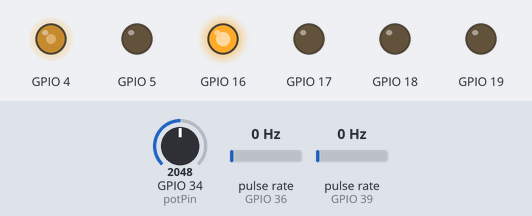
The sketch below on a simulated ESP32. Shown: output pins drawn as LEDs (lit = HIGH). Wiring (inferred from the names in the program): 2 × pulse sensor: data GPIO 36 / data GPIO 39. The test bench sets the inputs (shaded band); at power-on: GPIO 34 (potPin) = 2048, pulse rate (sensors on GPIO 36, GPIO 39) 0 Hz (analog values on the 0–4095 scale). What the sketch prints to the serial monitor is not drawn.

Above: at 1.2 s.
1.3 s: GPIO 34 (potPin) set to 2866
At 1.8 s:
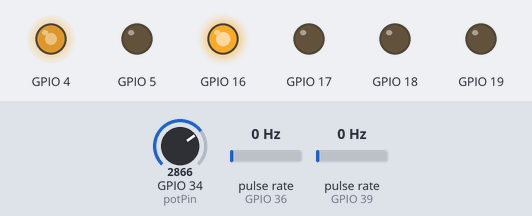
2.8 s: GPIO 34 (potPin) set to 3603
At 4.0 s:
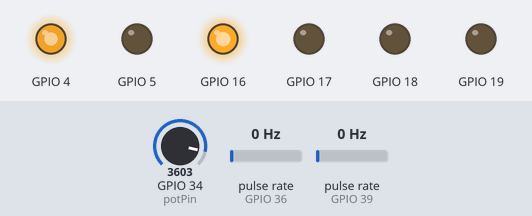
4.3 s: GPIO 34 (potPin) set to 491
At 5.3 s:
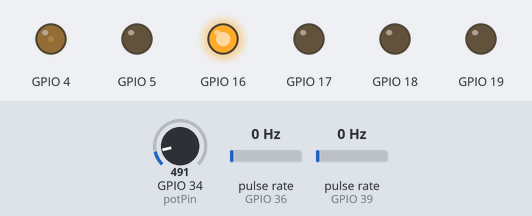
5.8 s: GPIO 34 (potPin) set to 0
At 6.4 s:
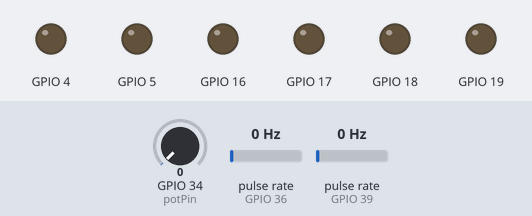
Timing chart, 0 to 8.3 s (numbered marks = the images above; inputs shaded):
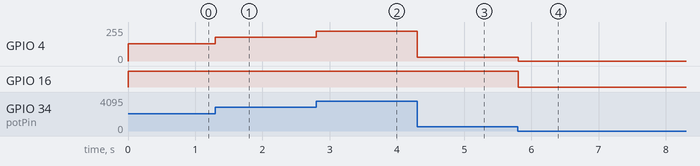

Measured:
- after the input at 1.3 s, GPIO 4: 128/255 → 178/255 at once
- after the input at 2.8 s, GPIO 4: 178/255 → 224/255 at once
- after the input at 4.3 s, GPIO 4: 224/255 → 30/255 at once
- after the input at 5.8 s, GPIO 4: 30/255 → 0/255 at once; GPIO 16: HIGH → LOW at once

The sketch:

MotorTestOOP.ino
```cpp
//#include <arduino.h>
// Left motor pins
#define Lmotor1 19
#define Lmotor2 18
#define LmotorEn 5
#define LpwmChannel 0
#define Lencoder 36

// Right motor pins
#define Rmotor1 16
#define Rmotor2 17
#define RmotorEn 4
#define RpwmChannel 1
#define Rencoder 39

#define potPin 34

#define pwmHz 1000 // PWM frequency of 1 KHz // test others
#define pwmRes 8 // 8-bit resolution
byte test = 0;

class Motor
{
  public:
    byte Pin1;
    byte Pin2;
    byte PinPWM;
    byte PWMchannel;

    Motor(byte Pin1, byte Pin2, byte pinPWM, byte PWMchannel)
    {
      // Stores constructor input as private variables
      this->Pin1 = Pin1;
      this->Pin2 = Pin2;
      this->PinPWM = PinPWM;
      this->PWMchannel = PWMchannel;
      ledcSetup(PWMchannel, pwmHz, pwmRes);
      ledcAttachPin(pinPWM, PWMchannel);
      pinMode(Pin1, OUTPUT);
      pinMode(Pin2, OUTPUT);
    }
    void rotate(int speed)
    {
      Serial.println(speed);
      if (speed == 0)
      {
        digitalWrite(Pin1, 0);
        digitalWrite(Pin2, 0);
        ledcWrite(PWMchannel, 0);
        Serial.println("stop");
      }
      else if (speed > 0)
      {
        digitalWrite(Pin1, 1);
        digitalWrite(Pin2, 0);
        ledcWrite(PWMchannel, speed);
        Serial.println("forward");
      }
      else if (speed < 0)
      {
        digitalWrite(Pin1, 0);
        digitalWrite(Pin2, 1);
        ledcWrite(PWMchannel, 257 - speed);
        Serial.println("back");
      }
    }
};


const byte        LeftEncoderInterrupt = 36;          // Assign the interrupt pin
volatile uint64_t LeftStartValue = 0;                 // First interrupt value
volatile uint64_t LeftPeriodCount;                    // period in counts
float             LeftFreq;                           // frequency
float             LeftRPM;
hw_timer_t *      LeftTimer = NULL;                        // pointer to a variable of type hw_timer_t


const byte        RightEncoderInterrupt = 39;          // Assign the interrupt pin
volatile uint64_t RightStartValue = 0;                 // First interrupt value
volatile uint64_t RightPeriodCount;                    // period in counts
float             RightFreq;                           // frequency
float             RightRPM;
hw_timer_t *      RightTimer = NULL;                        // pointer to a variable of type hw_timer_t

void IRAM_ATTR handleLeftInterrupt()
{
  uint64_t TempVal = timerRead(LeftTimer);            // value of timer at interrupt
  LeftPeriodCount = TempVal - LeftStartValue;             // period count between rising edges
  LeftStartValue = TempVal;                           // puts latest reading as start for next calculation
}

void IRAM_ATTR handleRightInterrupt()
{
  uint64_t TempVal = timerRead(RightTimer);            // value of timer at interrupt
  RightPeriodCount = TempVal - RightStartValue;             // period count between rising edges
  RightStartValue = TempVal;                           // puts latest reading as start for next calculation
}

float LeftFrequency()
{
  LeftFreq = 40000000.00 / LeftPeriodCount;
  return RightFreq;
}

float RightFrequency()
{
  RightFreq = 40000000.00 / RightPeriodCount;
  return RightFreq;
}

float returnLeftRPM()
{
  LeftFreq = 40000000.00 / LeftPeriodCount;// calculate frequency
  LeftRPM = (LeftFreq * 6.0) / 49.0;
  return LeftRPM;
}

float returnRightRPM()
{
  RightFreq = 40000000.00 / RightPeriodCount;// calculate frequency
  RightRPM = (RightFreq * 6.0) / 49.0;
  return RightRPM;
}


Motor leftMotor(Lmotor1, Lmotor2, LmotorEn, LpwmChannel);
Motor rightMotor(Rmotor1, Rmotor2, RmotorEn, RpwmChannel);


void setup()
{
  Serial.begin(115200);

  pinMode(Lencoder, INPUT);
  attachInterrupt(Lencoder, handleLeftInterrupt, FALLING);
  LeftTimer = timerBegin(0, 2, true);
  timerStart(LeftTimer);

  pinMode(Rencoder, INPUT);
  attachInterrupt(Rencoder, handleRightInterrupt, FALLING);
  RightTimer = timerBegin(1, 2, true);
  timerStart(LeftTimer);

  analogReadResolution(9);
}

int val = 0;

void loop()
{
  val = analogRead(potPin) / 2;
  rightMotor.rotate(val);
  leftMotor.rotate(0);

}
```
